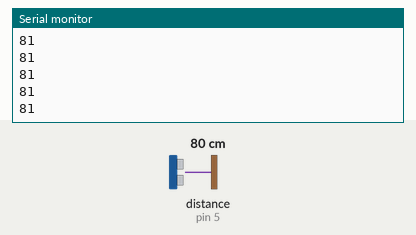
Recording of a sketch running on a simulated Arduino Uno, built with avr-gcc and run on an emulated ATmega328P. Parts: the last lines printed to the serial monitor. Wiring (inferred from the names in the program): ultrasonic range finder: trigger pin 4; echo pin 5. The inputs (shaded band) are chosen by the test bench; at power-on: distance to the obstacle (sensor on pin 5) 80 cm. The echo pulse lasts 58.3 µs per cm.

Above: at 1.2 s.
1.3 s: distance to the obstacle (sensor on pin 5) set to 2 cm
At 1.37 s:
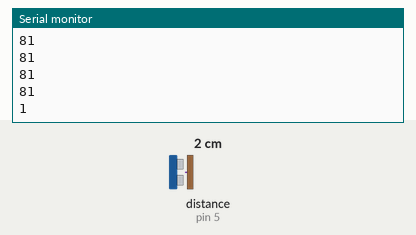
2.8 s: distance to the obstacle (sensor on pin 5) set to 4 cm
At 2.89 s:
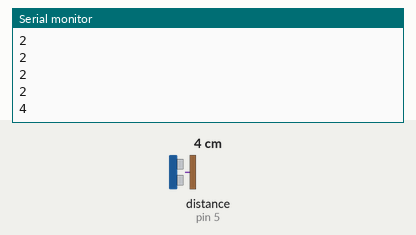
Timing chart, 0 to 5.8 s (numbered marks = the images above; inputs shaded):
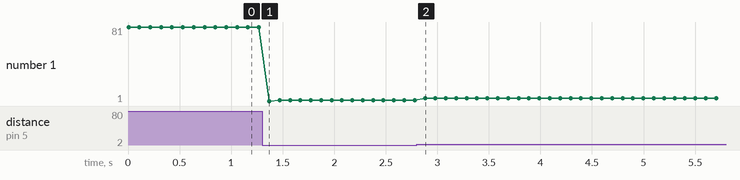

The sketch:

Ultrasonic.ino
```cpp
const int trig = 4;
const int echo = 5;
long duration;
int disCM /*, disINCH*/;

void setup() {
  Serial.begin(250000);
  pinMode(trig, OUTPUT);
  pinMode(echo, INPUT);
}

void loop() {
  digitalWrite(trig,LOW);
  delayMicroseconds(2);
  digitalWrite(trig,HIGH);
  delayMicroseconds(12);
  digitalWrite(trig,LOW);
  duration = pulseIn (echo,HIGH);
  disCM = (duration*0.035)/2;  //note
  //disINCH = (duration*0.0133)/2; //note
  Serial.println(disCM);
  delay(100);
  /*Serial.println(disINCH);
  delay(100);*/

}
```

Measured:
- after the input at 1.3 s, the serial monitor: prints a new line after 0.07 s (image 1)
- after the input at 2.8 s, the serial monitor: prints a new line after 0.08 s (image 2)
- plotted number 1: 81 → 2 after the input at 1.3 s, 2 → 4 after the input at 2.8 s
